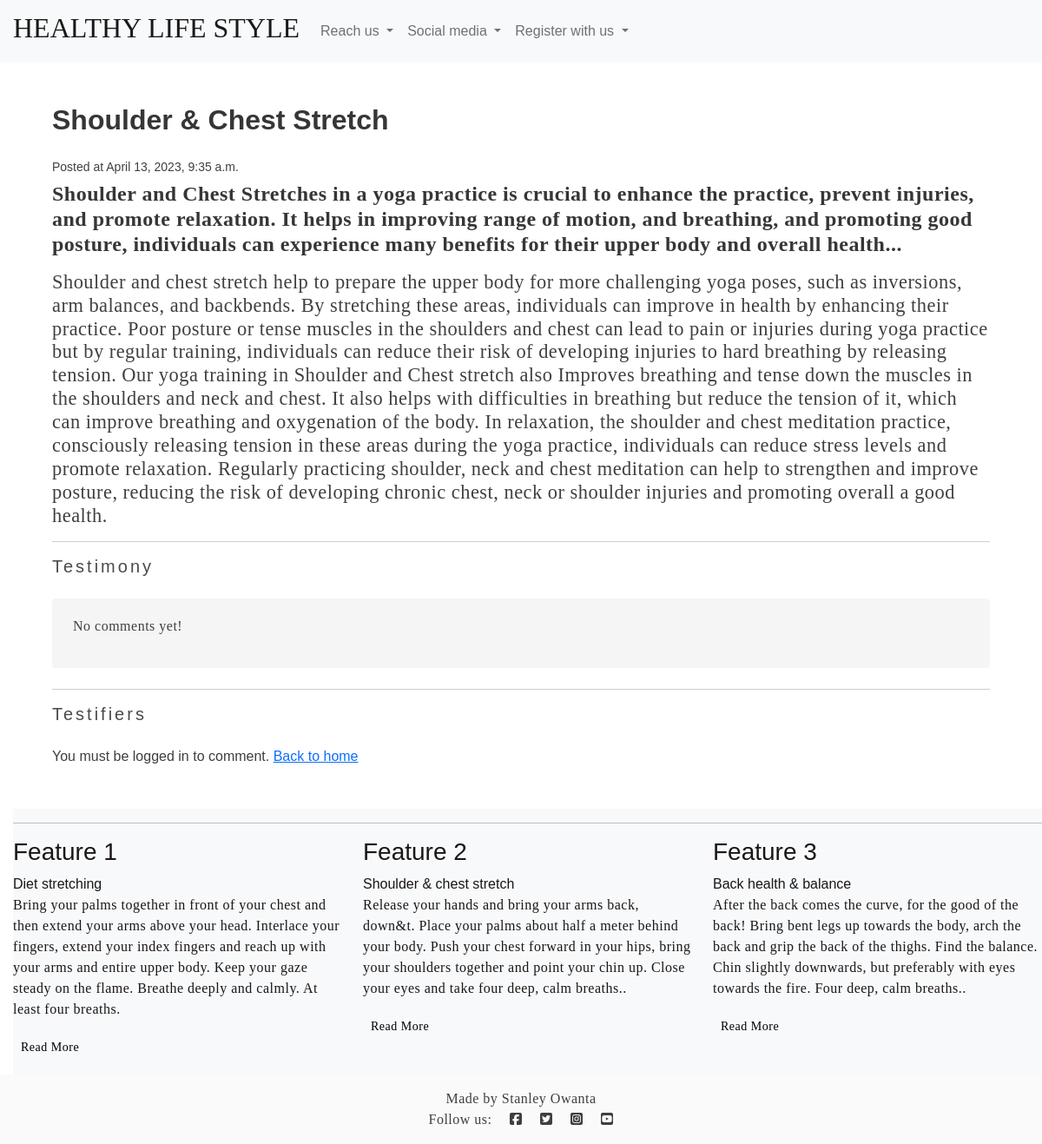
Screenshot of /-General-/ with the database file from the repository.
### yogapp/models.py (models this page shows, shortened)
class Post(models.Model):
    title = models.CharField(max_length=255)
    author = models.ForeignKey(User, on_delete=models.CASCADE)
    slug = models.SlugField()
    intro = models.TextField()
    body = models.TextField()
    created_on = models.DateTimeField(auto_now_add=True)
    class Meta:
        ordering = ["-created_on"]

### yogapp/views.py (the view)
# urls.py: path('<slug:slug>/', post_detail, name='post_detail'),
def post_detail(request, slug):
    post = Post.objects.get(slug=slug)
    if request.method == 'POST':
        form = CommentForm(request.POST)
        if form.is_valid():
            comment = form.save(commit=False)
            comment.post = post
            comment.author = request.user
            comment.save()
            return redirect('post_detail', slug=post.slug)
    else:
        form = CommentForm()
    return render(request, 'blog/post_detail.html', {'post': post, 'form': form})

### yogapp/templates/blog/post_detail.html
{% extends 'base.html' %}
{% block content %}
<h3 class="title">{{ post.title }}</h3>
<small>Posted at {{ post.created_on }}</small>
<h4><p><strong>{{ post.intro }}</strong></p></h4>
<h5><p>{{ post.body }}</p></h5>
<hr>
<h4 class="subtitle">Testimony</h4>
{% for comment in post.comments.all %}
<article class="media">
    <div class="media-content">
        <div class="content">
            <p><strong>{{ comment.name }}</strong>
                <br><small>{{ comment.created_on }}</small></p>
            <p>{{ comment.body }}</p>
            {% if comment.author == request.user %}
                <a href="{% url 'delete_comment' comment.id %}" class="danger">Delete</a>
                <a href="{% url 'update_comment' comment.id %}" class="info">Update</a>
            {% endif %}
        </div>
    </div>
</article>
{% empty %}
<div class="notification">
    <p>No comments yet!</p>
</div>
{% endfor %}
<hr>
<h4 class="subtitle">Testifiers</h4>
{% if request.user.is_authenticated %}
<form method="post" action="{% url 'post_detail' post.slug %}">
    {% csrf_token %}
    {{ form.as_p }}
    <button class="button is-success" type="submit">Submit</button>
</form>
{% else %}
You must be logged in to comment.
{% endif %}
<a href="{% url 'frontpage' %}">Back to home</a>
{% endblock %}

### static/css/style.css (style rules this page uses)
body { background-color: #f8f8f808; color : #423e3e; font-family: sans-serif, sans-serif; }
h4 { margin-top: 5px; letter-spacing: 3px; }
h5 { font-family: serif, sans-serif; font-size: 140%; margin-top: 1px; }
p { font-family: serif, sans-serif; letter-spacing: 0.5px; }

### rows the page displays
Post: title "Shoulder & Chest Stretch", created_on "April 13, 2023, 9:35 a.m.", intro "Shoulder and Chest Stretches in a yoga practice is crucial to enhance the practice, prevent injuries, and promote relaxation. It helps in improving range of motion, and breathing, and promoting good posture, individuals can experience many benefits for their upper body and overall health...", body "Shoulder and chest stretch help to prepare the upper body for more challenging yoga poses, such as inversions, arm balances, and backbends. By stretching these areas, individuals can improve in health by enhancing their practice. Poor posture or tense muscles in the shoulders and chest can lead to pain or injuries during yoga practice but by regular training, individuals can reduce their risk of developing injuries to hard breathing by releasing tension. Our yoga training in Shoulder and Chest stretch also Improves breathing and tense down the muscles in the shoulders and neck and chest. It also helps with difficulties in breathing but reduce the tension of it, which can improve breathing…"
